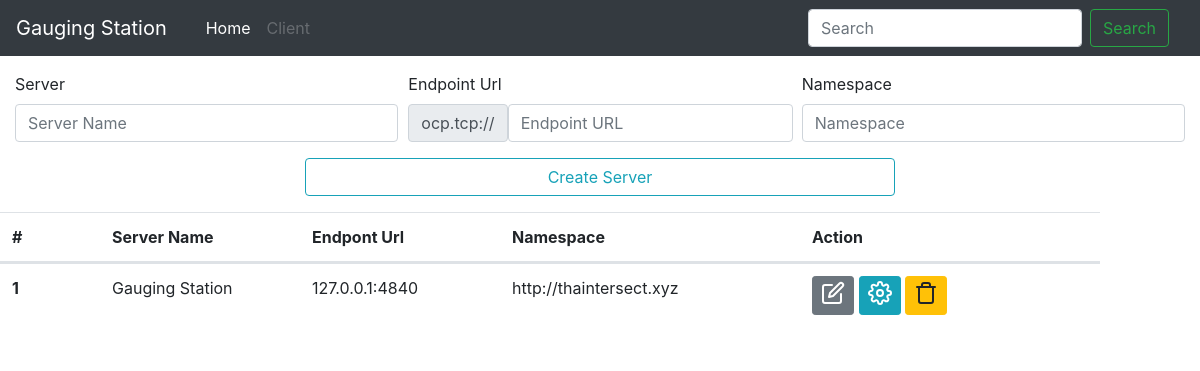
The page / on the database its author committed.
### index/models.py (models this page shows, shortened)
class Server(db.Model):
    id = db.Column(db.Integer, primary_key=True)
    server_name = db.Column( db.String(120), nullable=False )
    server_endpoint_url = db.Column( db.String(120), unique=True, nullable=False )
    server_namespace = db.Column( db.String(120), nullable=True, )
    server_created_date = db.Column(db.DateTime, nullable=False, default=datetime.utcnow )
    server_objects = db.relationship('Object',backref='server',cascade="all, delete-orphan" , lazy='dynamic')

### index/routes.py (the view)
@app.route("/")
def home():
    servers = Server.query.all()
    form = ServerCreateForm()
    return render_template('index.html',form=form,servers=servers)

### index/forms.py
class ServerCreateForm( FlaskForm ):
    server_name = StringField('Server',
                                validators=[ DataRequired() ],
                                render_kw = { 'placeholder': "Server Name"
                                        }
                                )
    endpoint_url = StringField('Endpoint Url',
                                validators=[ DataRequired() ],
                                render_kw = {
                                            'placeholder': "Endpoint URL"
                                        }
                                )
    namespace = StringField('Namespace',
                                render_kw = {
                                            'placeholder': "Namespace"
                                        }
                                )
    submit = SubmitField('Create Server',id="create_server_button")

### index/templates/index.html (shortened to what this page needs)
{% extends 'base.html' %}
{% block content %}
  </div>
  <form id="projects_form" class="d-block mb-3" method="post" action="{{url_for('create_server')}}" autocomplete=false >
      <div class="form-row">
        <div class="col-4 mb-3">
          {{ form.server_name.label( class="form-control-label" ) }}
          {{ form.server_name( class="form-control", value="" ) }}
        </div>
        <div class="col-4 mb-3">
          {{ form.endpoint_url.label( class="form-control-label" ) }}
          <div class="input-goup">
            <div class="input-group-prepend">
              <span class="input-group-text" id="inputGroupPrepend">ocp.tcp://</span>
              {{ form.endpoint_url(class="form-control", value="") }}
            </div>
          </div>
        </div>
        <div class="col-4 mb-3">
          {{ form.namespace.label( class="form-control-label" ) }}
          {{ form.namespace( class="form-control",value="" ) }}
        </div>
      </div>
      <div class="form-row">
        {{ form.submit( class="form-control btn btn-outline-info col-6 offset-3" ) }}
      </div>
  </form>
  <table class="table">
      <thead>
        <tr class="row">
          <th scope="col" class="col-sm-1">#</th>
          <th scope="col" class="col-sm-2">Server Name</th>
          <th scope="col" class="col-sm-2 ">Endpont Url</th>
          <th scope="col" class="col-sm-3 ">Namespace</th>
          <th scope="col" class="col-sm-3">Action</th>
        </tr>
      </thead>
      <tbody>
        {% if servers %}
        {% for server in servers %}
        <tr class="row">
          <th scope="row" class="col-sm-1">{{ server.id }}</th>
          <td class="col-sm-2">{{ server.server_name }}</td>
          <td class="col-sm-2">{{ server.server_endpoint_url }}</td>
          <td class="col-sm-3">{{ server.server_namespace }}</td>
          <td class="col-sm-3">
              <p>
                <a class="btn btn-sm btn-secondary" href="{{ url_for('server_populate',serverid=server.id) }}"><i data-feather="edit"></i> </a>
                <a data-server-id="{{ server.id }}" data-toggle="modal" data-target=".config-server-modal" class="btn btn-sm btn-info config-server" href="#"> <i data-feather="settings"></i> </a>
                <a data-server="{{ server.id }}" role="button" class="btn btn-sm btn-warning delete-server" href="#"><i data-feather="trash"></i></a>
              </p>
            </td>
          </tr>
          {% endfor %}
          {% else %}
            <tr><td class="text-center h3 text-muted"> <strong> No Servers Defined </strong></td></tr>
          {% endif %}
        </tbody>
    </table>
{% endblock %}

### index/static/styles.css (style rules this page uses)
body { min-height: 75rem; padding-top: 4.5rem; }

### rows shown on the page
Server: id "1", server_name "Gauging Station", server_endpoint_url "127.0.0.1:4840", server_namespace "http://thaintersect.xyz"
